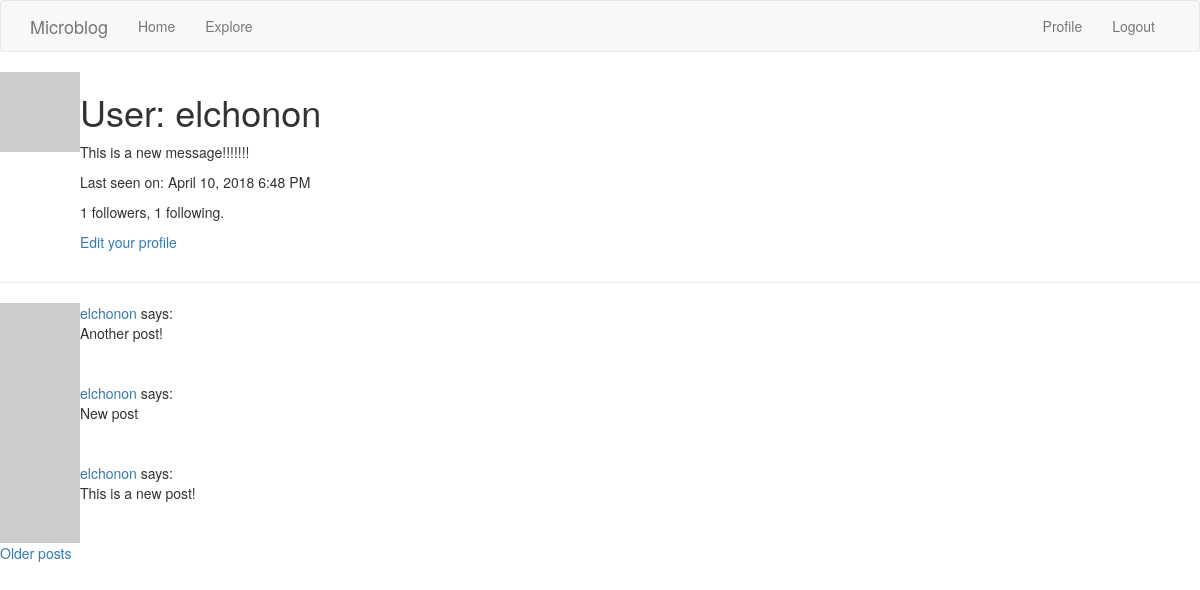
Page /user/elchonon (signed in) on the earlier database version.
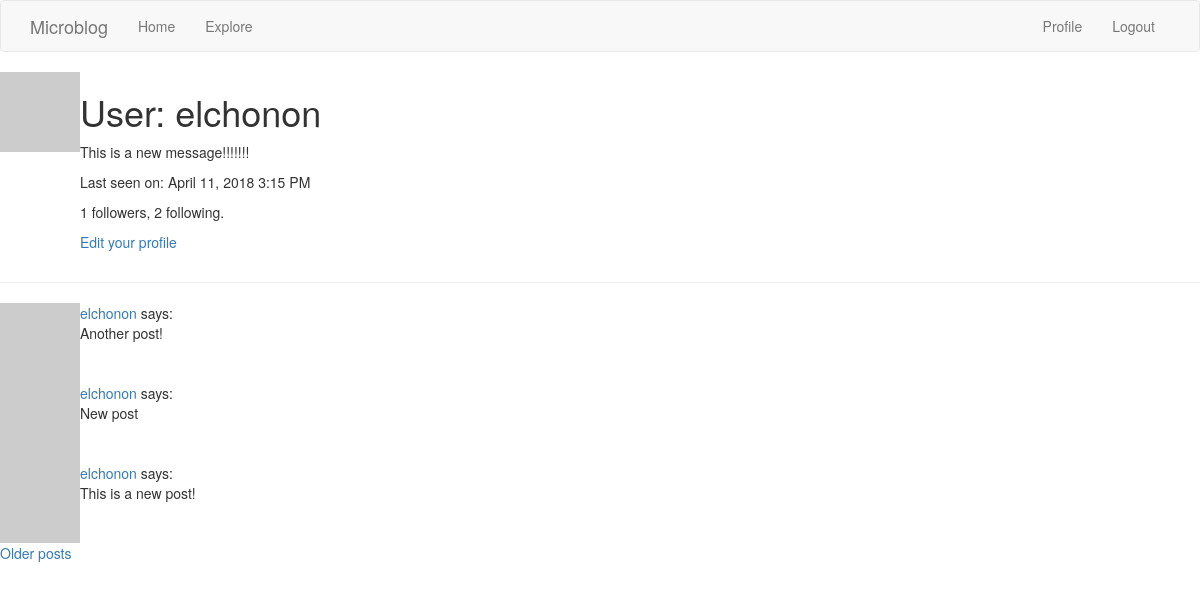
Same page on the later database version.
### app/models.py (models this page shows, shortened)
class User(UserMixin, db.Model):
    id = db.Column(db.Integer, primary_key=True)
    username = db.Column(db.String(64), index=True, unique=True)
    email = db.Column(db.String(120), index=True, unique=True)
    password_hash = db.Column(db.String(128))
    posts = db.relationship('Post', backref='author', lazy='dynamic')
    about_me = db.Column(db.String(140))
    last_seen = db.Column(db.DateTime, default=datetime.utcnow)
    followed = db.relationship(
        'User', secondary=followers,
        primaryjoin=(followers.c.follower_id == id),
        secondaryjoin=(followers.c.followed_id == id),
        backref=db.backref('followers', lazy='dynamic'), lazy='dynamic')
    def avatar(self, size):
        digest = md5(self.email.lower().encode('utf-8')).hexdigest()
        return 'https://www.gravatar.com/avatar/{}?d=identicon&s={}'.format(
            digest, size)

class Post(db.Model):
    id = db.Column(db.Integer, primary_key=True)
    body = db.Column(db.String(140))
    timestamp = db.Column(db.DateTime, index=True, default=datetime.utcnow)
    user_id = db.Column(db.Integer, db.ForeignKey('user.id'))

### app/main/routes.py (the view)
@bp.route('/user/<username>')
@login_required
def user(username):
    user = User.query.filter_by(username=username).first_or_404()
    page = request.args.get('page', 1, type=int)
    posts = user.posts.order_by(Post.timestamp.desc()).paginate(
        page, current_app.config['POSTS_PER_PAGE'], False)
    next_url = url_for('main.user', username=user.username, page=posts.next_num) \
        if posts.has_next else None
    prev_url = url_for('main.user', username=user.username, page=posts.prev_num) \
        if posts.has_prev else None
    return render_template('user.html', user=user, posts=posts.items,
                           next_url=next_url, prev_url=prev_url)

### app/main/routes.py (called while the page is built)
@bp.before_request
def before_request():
    if current_user.is_authenticated:
        current_user.last_seen = datetime.utcnow()
        db.session.commit()

### app/models.py (called while the page is built)
@login.user_loader
def load_user(id):
    return User.query.get(int(id))

### app/templates/user.html (shortened to what this page needs)
{% extends "base.html" %}
{% block content %}
    <table>
        <tr valign="top">
            <td><img src="{{ user.avatar(128) }}"></td>
            <td>
                <h1>User: {{ user.username }}</h1>
                {% if user.about_me %}<p>{{ user.about_me }}</p>{% endif %}
                {% if user.last_seen %}<p>Last seen on: {{ moment(user.last_seen).format('LLL') }}</p>{% endif %}
                <p>{{ user.followers.count() }} followers, {{ user.followed.count() }} following.</p>
                {% if user == current_user %}
                <p><a href="{{ url_for('main.edit_profile') }}">Edit your profile</a></p>
                {% elif not current_user.is_following(user) %}
                <p><a href="{{ url_for('main.follow', username=user.username) }}">Follow</a></p>
                {% else %}
                <p><a href="{{ url_for('main.unfollow', username=user.username) }}">Unfollow</a></p>
                {% endif %}
            </td>
        </tr>
    </table>
    <hr>
{% for post in posts %}
    {% include '_post.html' %}
{% endfor %}
{% if next_url %}
<a href="{{ next_url }}">Older posts</a>
{% endif %}
{% endblock %}

### app/templates/base.html (shortened to what this page needs)
{% extends 'bootstrap/base.html' %}
{% block navbar %}
    <nav class="navbar navbar-default">
        <div class="container">
            <div class="navbar-header">
                <a class="navbar-brand" href="{{ url_for('main.index') }}">Microblog</a>
            </div>
            <div class="collapse navbar-collapse" id="bs-example-navbar-collapse-1">
                <ul class="nav navbar-nav">
                    <li><a href="{{ url_for('main.index') }}">{{ ('Home') }}</a></li>
                    <li><a href="{{ url_for('main.explore') }}">{{ ('Explore') }}</a></li>
                </ul>
                <ul class="nav navbar-nav navbar-right">
                    {% if current_user.is_anonymous %}
                    <li><a href="{{ url_for('auth.login') }}">{{ ('Login') }}</a></li>
                    {% else %}
                    <li><a href="{{ url_for('main.user', username=current_user.username) }}">{{ ('Profile') }}</a></li>
                    <li><a href="{{ url_for('auth.logout') }}">{{ ('Logout') }}</a></li>
                    {% endif %}
                </ul>
            </div>
        </div>
    </nav>
{% endblock %}

### app/templates/_post.html
<table>
    <tr valign="top">
        <td><img src="{{ post.author.avatar(36) }}"></td>
        <td>
            <a href="{{ url_for('main.user', username=post.author.username) }}">
                {{ post.author.username }}
            </a>
            says:<br>{{ post.body }}
        </td>
    </tr>
</table>

Differences in the rows shown:
changed User "elchonon": last_seen "April 10, 2018 6:48 PM" → "April 11, 2018 3:15 PM"
Other differences:
{{ user.followed.count() }}: "1" → "2"
